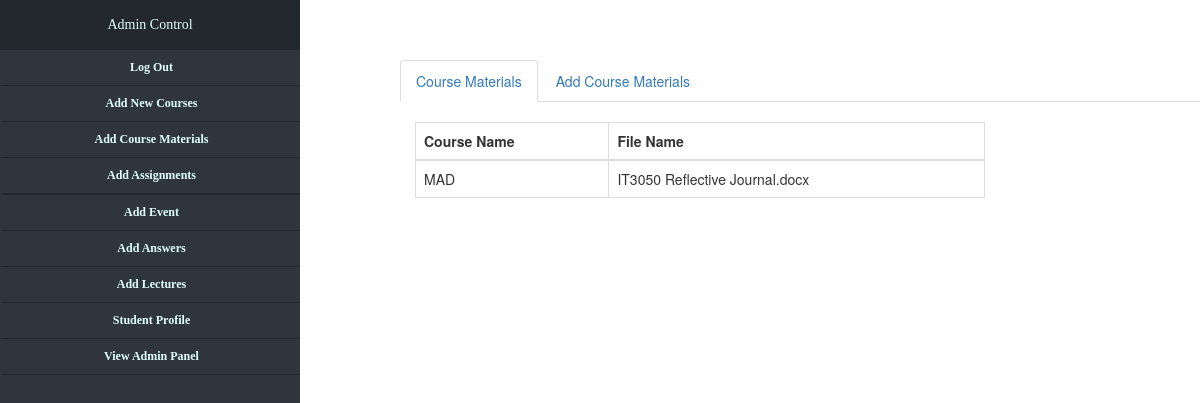
Page /module_manage.php on the earlier database version.
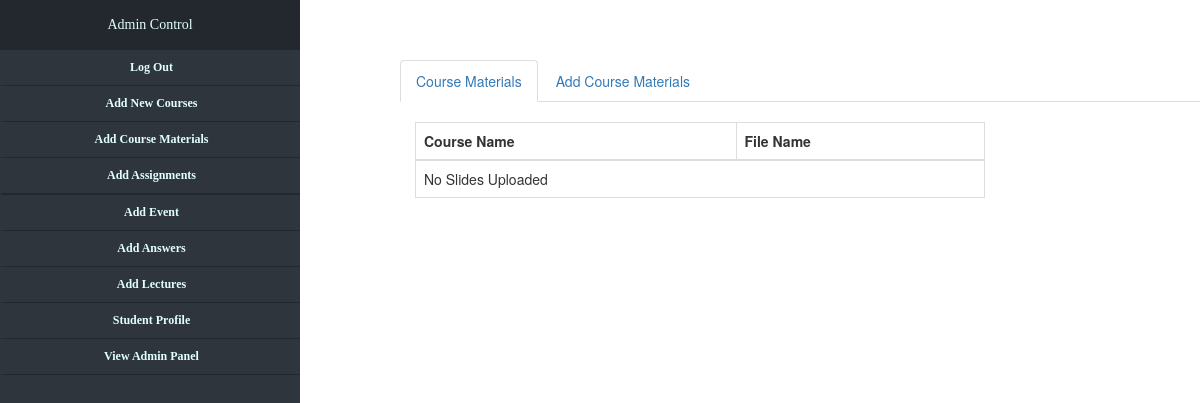
Same page on the later database version.
### tables this page shows
CREATE TABLE `module_slide` (
  `id` int(11) NOT NULL,
  `module` varchar(50) NOT NULL,
  `file_name` varchar(50) NOT NULL,
  `add_user` varchar(50) NOT NULL
);

### module_manage.php (the view, shortened to what this page needs)
<!DOCTYPE html>
<html>
<head lang="en">
    <link rel="stylesheet" href="css/bootstrap.css">
    <link rel="stylesheet" type="text/css" href="css/main.css">
    <link rel="stylesheet" type="text/css" href="css/admin.css">
</head>
<body>
<?php include_once("includes/sidebar.php"); ?>
<div class="col-md-offset-4">
    <br>
    <br>
    <br>
    <ul class="nav nav-tabs">
        <li class="active"><a href="#admins" data-toggle="tab" style="color:#337ab7;">Course Materials</a></li>
        <li><a href="#add" data-toggle="tab"style="color:#337ab7;">Add Course Materials</a> </li>
    </ul>
    <div class="tab-content">
        <div class="tab-pane active" id="admins">
            <div class="col-md-9"><br>
                <table class="table table-bordered table-responsive">
                    <thead>
                    <tr>
                        <th>Course Name</th>
                        <th>File Name</th>
                    </tr>
                    </thead>
                    <?php
                    $conn = CreateConnection();
                    if($query = mysqli_query($conn, "select * from module_slide")){
                        $rows = mysqli_num_rows($query);
                        if ($rows) {
                            while($dataRow = mysqli_fetch_array($query)){
                                echo "<tbody><tr><td>";
                                echo $dataRow["module"];
                                echo "</td>";
                                echo "<td>";
                                echo $dataRow['file_name'];
                                echo "</td></tr></tbody>";
                            }
                        } else {
                            echo "<tbody><tr><td colspan='4'>No Slides Uploaded</td></tr></tbody>";
                        }
                    }
                    ?>
                </table>
            </div>
        </div>
    </div>
</div>
</body>
</html>

Differences in the rows shown:
removed module_slide: module "MAD", file_name "IT3050 Reflective Journal.docx"
Other differences:
text now shown: "No Slides Uploaded"
